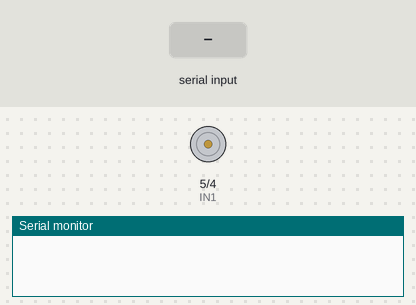
A sketch run on a simulated Arduino Uno, built with avr-gcc and run on an emulated ATmega328P. On the bench: motor-driver pin pairs drawn as motors (green arrow = first pin HIGH = forward, orange = second pin HIGH = backward, longer = more drive), the last lines printed to the serial monitor. Inputs (shaded band) come from the test bench.

Above: at 1.2 s.
1.3 s: "q" received over Serial
At 1.7 s:
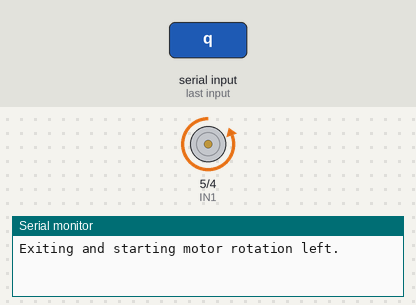
Timing chart, 0 to 4.3 s (numbered marks = the images above; inputs shaded):
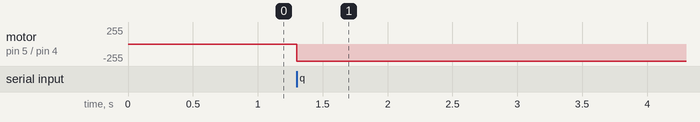

Measured:
- after the input at 1.3 s, motor on pin 5 (IN1) / pin 4 (IN2): stopped → backward 255/255 at once

The sketch:

04_2.ino
```cpp
#include <Arduino.h>

char key;
int IN1 = 5;
int IN2 = 4;

void setup() {
    Serial.begin(9600);
    pinMode(IN1, OUTPUT);
    pinMode(IN2, OUTPUT);
    digitalWrite(IN1, LOW);
    digitalWrite(IN2, LOW);
}

void loop() {
    if (Serial.available()) {
        key = Serial.read();
    } else {
        key = 'z';  // Default case when no input
    }

    if (key == 'r') {  // Simulate taking a picture
        Serial.println("Image captured.");
        // Implement any other actions for capturing an image if needed
    }

    if (key == 'q') {  // Command to start motor rotation left
        Serial.println("Exiting and starting motor rotation left.");
        digitalWrite(IN1, LOW);
        digitalWrite(IN2, HIGH);
        delay(60000);  // Keep motor running for 1 minute
        digitalWrite(IN1, LOW);
        digitalWrite(IN2, LOW);
    }
}
```
